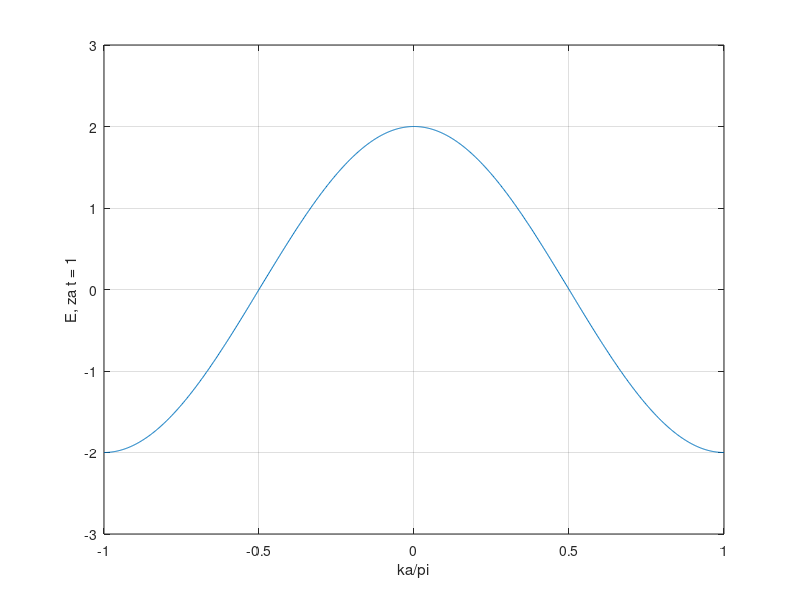
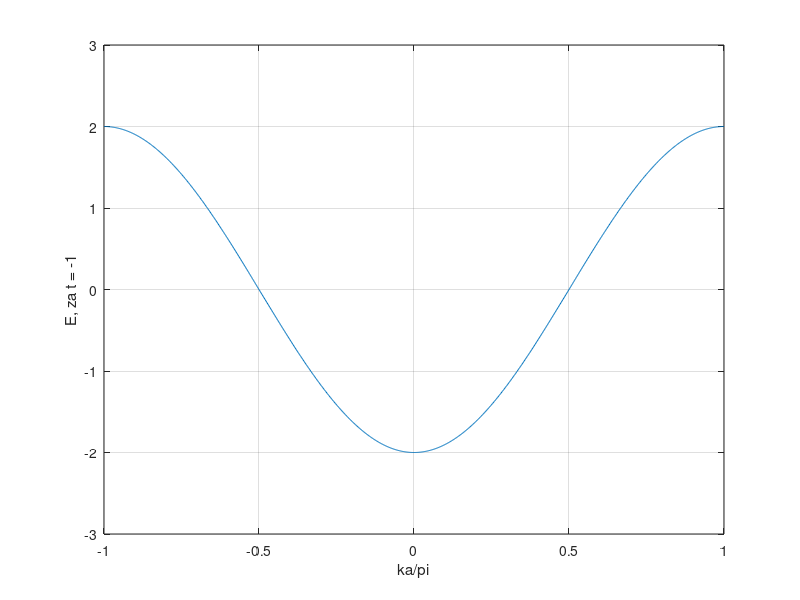

Recreate these plots in MATLAB, in order.
%parametri
epsilon_0 = 0; %eV
t = 1; %eV, u apsolutnoj vrijednosti
ka = linspace(-pi, pi, 1000);

E1 = epsilon_0 + 2*t*cos(ka);
E2 = epsilon_0 - 2*t*cos(ka);

figure(1),...
    plot(ka/pi, E1), grid on, xlim([-1,1]), ylim([-3,3]),...
    xlabel('ka/pi'), ylabel('E, za t = 1')
figure(2),...
    plot(ka/pi, E2), grid on, xlim([-1,1]), ylim([-3,3]),...
    xlabel('ka/pi'), ylabel('E, za t = -1')